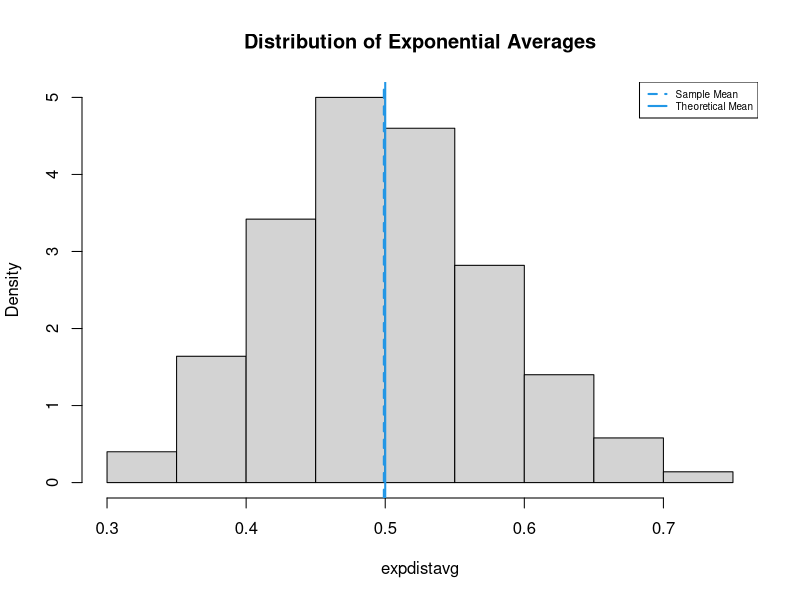
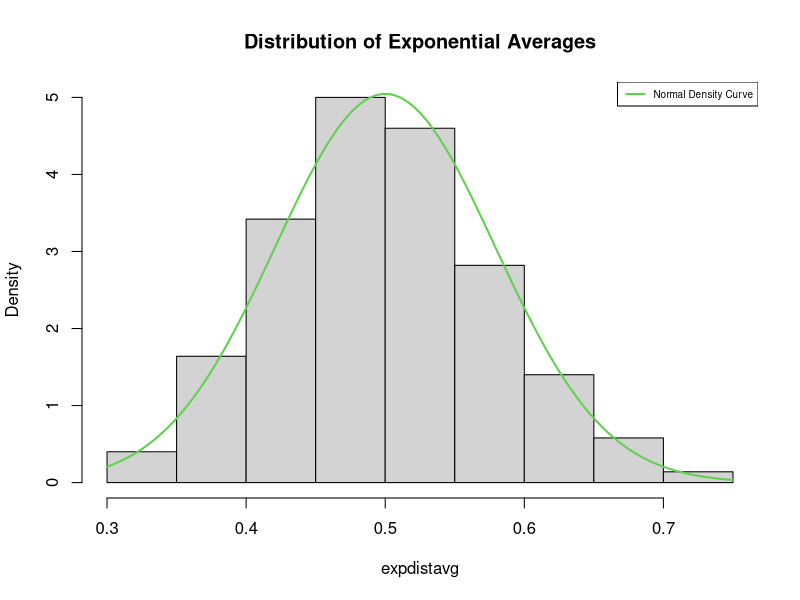

Here is the R script that generated these plots, in order:
## ---- chunk 1
n <- 40
lambda <- 2
set.seed(1)
expdistavg <- NULL
for (i in 1 : 1000) expdistavg <- c(expdistavg, mean(rexp(n, lambda)))
## ---- chunk 2
mean_t <- 1/lambda
mean_t
## ---- chunk 3
mean_s <- mean(expdistavg)
mean_s
## ---- chunk 4
hist(expdistavg, probability = TRUE, main = "Distribution of Exponential Averages")
abline(v = mean_s, col = 4, lwd = 2, lty = 2)
abline(v = mean_t, col = 4, lwd = 2, lty = 1)
legend(x = "topright", legend = c("Sample Mean", "Theoretical Mean"), col = c(4, 4), lwd = c(2, 2), lty = c(2, 1), cex = 0.6)
## ---- chunk 5
var_t <- 1/(n*lambda^2)
var_t
## ---- chunk 6
var_s <- var(expdistavg)
var_s
## ---- chunk 7
hist(expdistavg, probability = TRUE, main = "Distribution of Exponential Averages")
curve(dnorm(x, mean = mean_t, sd = sqrt(var_t)), col = 3, lwd = 2, add = TRUE)
legend(x = "topright", legend = c("Normal Density Curve"), col = c(3), lwd = c(2), lty = c(1), cex = 0.6)
